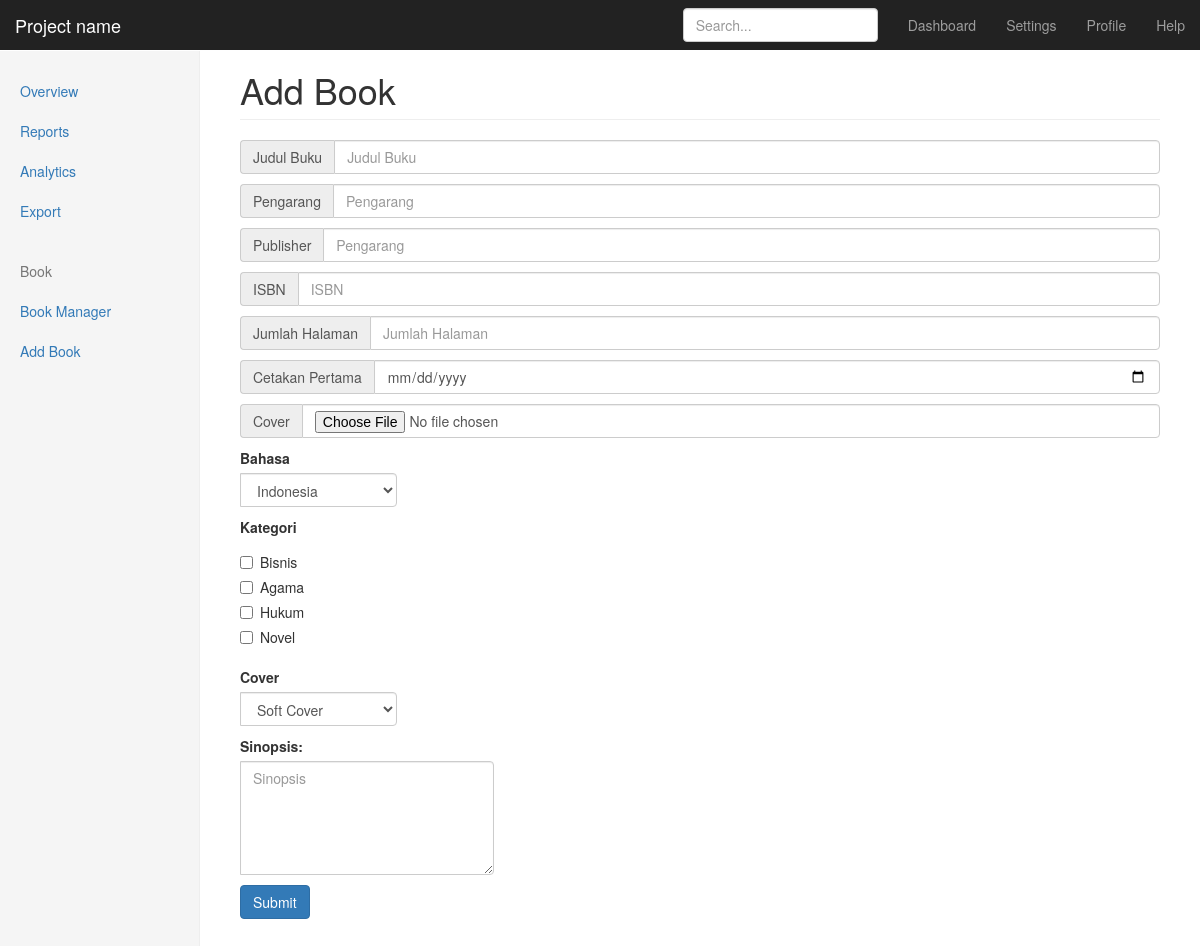
Screenshot of /index.php/sayabatman/add_book with the database file from the repository.
### tables this page shows
CREATE TABLE `book_category` (
  `id_b_category` int(11) NOT NULL,
  `name_b_category` varchar(100) NOT NULL,
  `desc_b_category` text,
  `slug_category` varchar(100) DEFAULT NULL
);

### application/controllers/Sayabatman.php (called while the page is built, shortened)
<?php
class Sayabatman extends CI_Controller {
	public function __construct()
	{
		$this->load->library('session');
		$this->load->library('fixstring');
		$this->load->helper('url');
		$this->load->library('form_validation');
		$this->load->helper(array('form', 'url'));
		$this->load->model('M_sayabatman');
	}
	private function getCategories()
	{
		$data = $this->M_sayabatman->getCategories();
		return $data;
	}
	public function add_book()
	{
		$data['header']=$this->load->view('admin/header','',true);
		$data['navbar']=$this->load->view('admin/navbar','',true);
		$data['sidebar']=$this->load->view('admin/sidebar','',true);
		$data['footer']=$this->load->view('admin/footer','',true);
		$data['categories'] = $this->getCategories();
		$this->load->view('admin/add_book',$data);
	}
}
?>

### index.php (called while the page is built, shortened)
<?php
require_once BASEPATH.'core/CodeIgniter.php';

### application/models/M_sayabatman.php (called while the page is built, shortened)
<?php
  Class M_sayabatman extends CI_Model
  {
	public function getCategories()
	{
		 $change = $this->db->query
		("
			SELECT * from book_category
		");
		$result = $change->result();
		return $result;
	}
  }
 ?>

### application/views/admin/add_book.php (the view, shortened to what this page needs)
<!DOCTYPE html>
<html lang="en">
	<head>
		<?php echo $header ?>
		<link href="<?php echo base_url()?>assets/css/admin/dashboard.css" rel="stylesheet">
	</head>
	<body>
	<?php echo $navbar?>
    <div class="container-fluid">
		<div class="row">
		<?php echo $sidebar?>
			<div class="col-sm-9 col-sm-offset-3 col-md-10 col-md-offset-2 main">
				<h1 class="page-header">Add Book</h1>
				<?php echo form_open_multipart('sayabatman/do_add_book');?>
				<div class="input-group">
					<span class="input-group-addon" id="sizing-addon2">Judul Buku</span>
					<input type="text" name="judulbuku" class="form-control" placeholder="Judul Buku" aria-describedby="sizing-addon2">
				</div>
				<div class="input-group">
					<span class="input-group-addon" id="sizing-addon2">Pengarang</span>
					<input type="text" name="pengarang" class="form-control" placeholder="Pengarang" aria-describedby="sizing-addon2">
				</div>
				<div class="input-group">
					<span class="input-group-addon" id="sizing-addon2">Publisher</span>
					<input type="text" name="publisher" class="form-control" placeholder="Pengarang" aria-describedby="sizing-addon2">
				</div>
				<div class="input-group">
					<span class="input-group-addon" id="sizing-addon2">ISBN</span>
					<input type="text" name="isbn" class="form-control" placeholder="ISBN" aria-describedby="sizing-addon2">
				</div>
				<div class="input-group">
					<span class="input-group-addon" id="sizing-addon2">Jumlah Halaman</span>
					<input type="number" name="halaman" class="form-control" placeholder="Jumlah Halaman" aria-describedby="sizing-addon2">
				</div>
				<div class="input-group">
					<span class="input-group-addon" id="sizing-addon2">Cetakan Pertama</span>
					<input type="date" name="cetakan_pertama" class="form-control" placeholder="Jumlah Halaman" aria-describedby="sizing-addon2">
				</div>
				<div class="input-group">
					<span class="input-group-addon" id="sizing-addon2">Cover</span>
					<input type="file" name="picture" class="form-control" aria-describedby="sizing-addon2">
				</div>
				<div class="input-group">
					<div class="form-group">
					  <label for="sel1">Bahasa</label>
					  <select name="bahasa" class="form-control" id="sel1">
						<option value="indonesia">Indonesia</option>
					  </select>
					</div>
				</div>
				<div class="input-group">
					<label for="kategori">Kategori</label>
					<?php for($i=0;$i<count($categories);$i++){?>
					<div class="checkbox" id="kategori">
						<label><input name="category[]" type="checkbox" value="<?php echo $categories[$i]->id_b_category?>"><?php echo $categories[$i]->name_b_category?></label>
					</div>
					<?php } ?>
				</div>
				<div class="input-group">
					<div class="form-group">
					  <label for="sel2">Cover</label>
					  <select name="cover" class="form-control" id="sel2">
						<option value="soft">Soft Cover</option>
					  </select>
					</div>
				</div>
				<div class="input-group">
					<div class="form-group">
					  <label for="comment">Sinopsis:</label>
					  <textarea name="sinopsis" class="form-control" rows="5" id="comment" placeholder="Sinopsis"></textarea>
					</div>
				</div>
				<div class="input-group">
					<button type="submit" class="btn btn-default btn-primary">Submit</button>
				</div>
				</form>
			</div>
		</div>
    </div>
	</body>
</html>

### assets/css/admin/dashboard.css (style rules this page uses)
body { padding-top: 50px; }
.main { padding: 20px; }
@media (min-width: 768px) { .main { padding-right: 40px; padding-left: 40px; } }
.main .page-header { margin-top: 0; }
.input-group { margin-bottom:10px; }

### rows the page displays
book_category: name_b_category "Bisnis"
book_category: name_b_category "Agama"
book_category: name_b_category "Hukum"
book_category: name_b_category "Novel"
